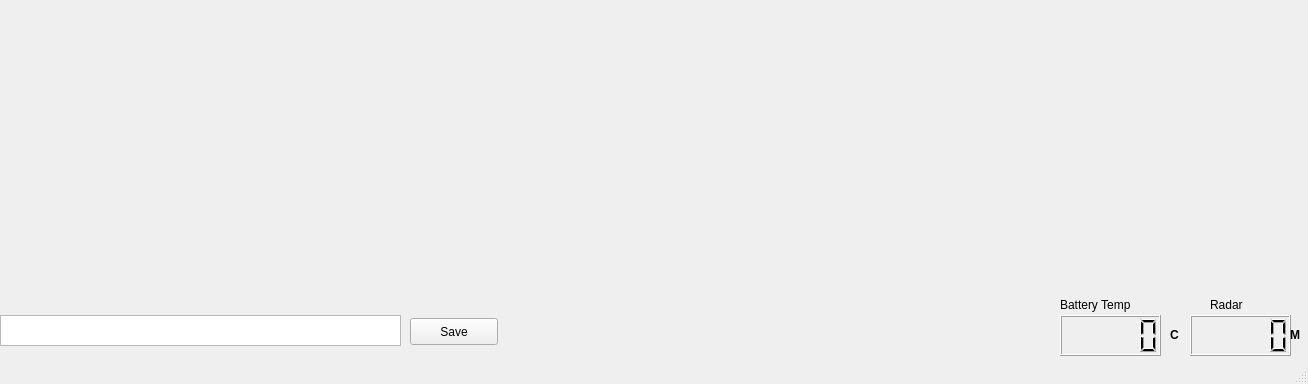
<?xml version="1.0" encoding="UTF-8"?>
<ui version="4.0">
 <class>MainWindow</class>
 <widget class="QMainWindow" name="MainWindow">
  <property name="geometry">
   <rect>
    <x>0</x>
    <y>0</y>
    <width>1308</width>
    <height>384</height>
   </rect>
  </property>
  <property name="windowTitle">
   <string>Vehicle Telemtry and Diagnostics</string>
  </property>
  <property name="styleSheet">
   <string notr="true"/>
  </property>
  <property name="animated">
   <bool>false</bool>
  </property>
  <widget class="QWidget" name="centralwidget">
   <widget class="QLabel" name="label_6">
    <property name="geometry">
     <rect>
      <x>1210</x>
      <y>295</y>
      <width>71</width>
      <height>19</height>
     </rect>
    </property>
    <property name="text">
     <string>Radar</string>
    </property>
   </widget>
   <widget class="QLabel" name="label_8">
    <property name="geometry">
     <rect>
      <x>1060</x>
      <y>295</y>
      <width>101</width>
      <height>19</height>
     </rect>
    </property>
    <property name="text">
     <string>Battery Temp</string>
    </property>
   </widget>
   <widget class="QPushButton" name="SaveLoggerName">
    <property name="geometry">
     <rect>
      <x>410</x>
      <y>318</y>
      <width>88</width>
      <height>27</height>
     </rect>
    </property>
    <property name="text">
     <string>Save</string>
    </property>
   </widget>
   <widget class="QPlainTextEdit" name="LoggerFileName">
    <property name="geometry">
     <rect>
      <x>0</x>
      <y>315</y>
      <width>401</width>
      <height>31</height>
     </rect>
    </property>
    <property name="plainText">
     <string/>
    </property>
    <property name="placeholderText">
     <string>Log File Name</string>
    </property>
   </widget>
   <widget class="QWidget" name="verticalLayoutWidget_4">
    <property name="geometry">
     <rect>
      <x>1080</x>
      <y>39</y>
      <width>211</width>
      <height>210</height>
     </rect>
    </property>
    <layout class="QVBoxLayout" name="_Temp"/>
   </widget>
   <widget class="QWidget" name="verticalLayoutWidget">
    <property name="geometry">
     <rect>
      <x>320</x>
      <y>4</y>
      <width>341</width>
      <height>281</height>
     </rect>
    </property>
    <layout class="QVBoxLayout" name="_SpeedGauge"/>
   </widget>
   <widget class="QLabel" name="label_7">
    <property name="geometry">
     <rect>
      <x>1170</x>
      <y>325</y>
      <width>71</width>
      <height>19</height>
     </rect>
    </property>
    <property name="font">
     <font>
      <bold>true</bold>
     </font>
    </property>
    <property name="text">
     <string>C</string>
    </property>
   </widget>
   <widget class="QWidget" name="verticalLayoutWidget_2">
    <property name="geometry">
     <rect>
      <x>690</x>
      <y>4</y>
      <width>341</width>
      <height>281</height>
     </rect>
    </property>
    <layout class="QVBoxLayout" name="_RPM"/>
   </widget>
   <widget class="QLCDNumber" name="Radar">
    <property name="geometry">
     <rect>
      <x>1190</x>
      <y>315</y>
      <width>101</width>
      <height>41</height>
     </rect>
    </property>
   </widget>
   <widget class="QLabel" name="label_5">
    <property name="geometry">
     <rect>
      <x>1290</x>
      <y>325</y>
      <width>71</width>
      <height>19</height>
     </rect>
    </property>
    <property name="font">
     <font>
      <bold>true</bold>
     </font>
    </property>
    <property name="text">
     <string>M</string>
    </property>
   </widget>
   <widget class="QWidget" name="verticalLayoutWidget_5">
    <property name="geometry">
     <rect>
      <x>50</x>
      <y>44</y>
      <width>211</width>
      <height>201</height>
     </rect>
    </property>
    <layout class="QVBoxLayout" name="_Bat_Perc"/>
   </widget>
   <widget class="QLCDNumber" name="BatteryTemp">
    <property name="geometry">
     <rect>
      <x>1060</x>
      <y>315</y>
      <width>101</width>
      <height>41</height>
     </rect>
    </property>
   </widget>
  </widget>
  <widget class="QStatusBar" name="statusbar"/>
 </widget>
 <resources/>
 <connections/>
</ui>
